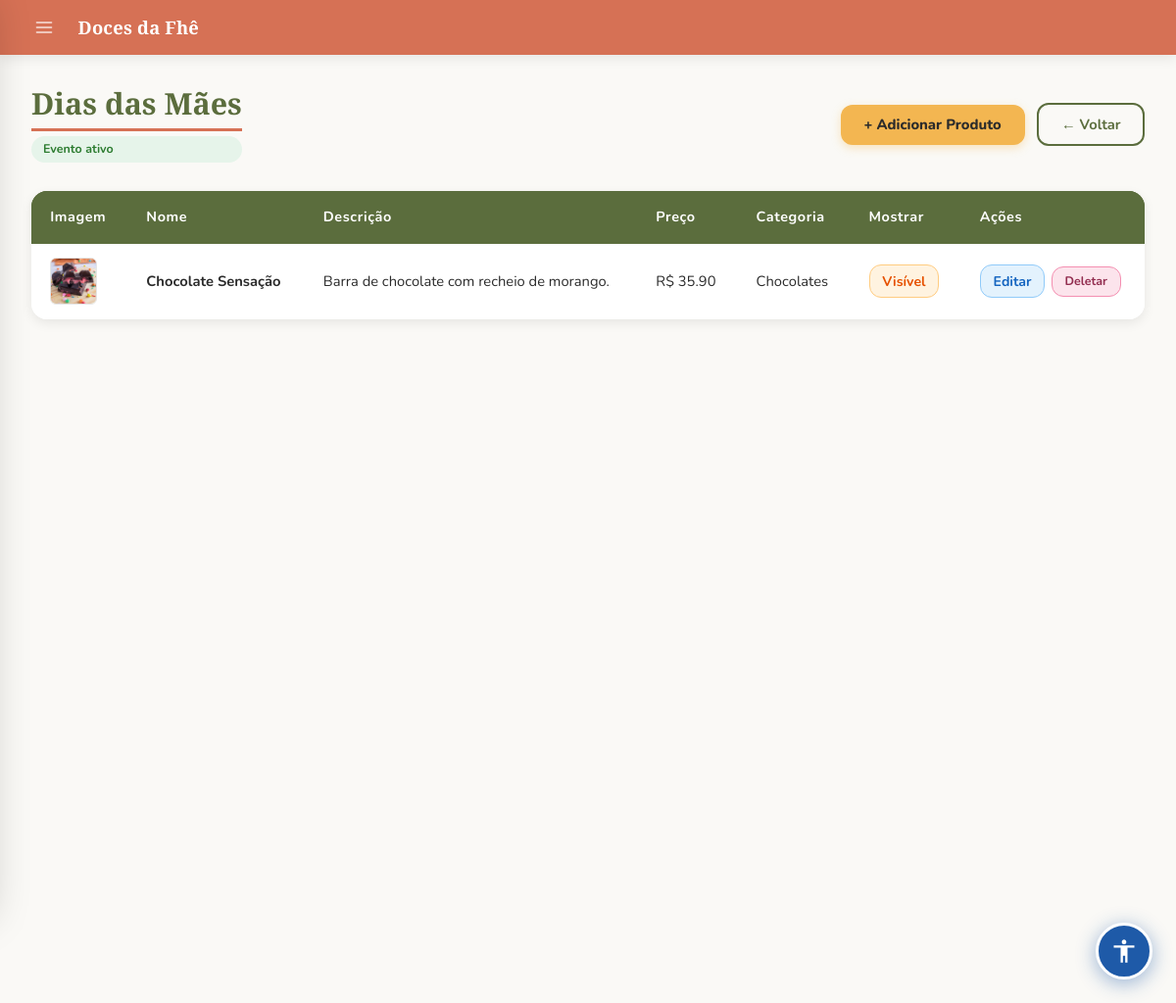
Page /special/eventos/2/produtos (signed in) on the earlier database version.
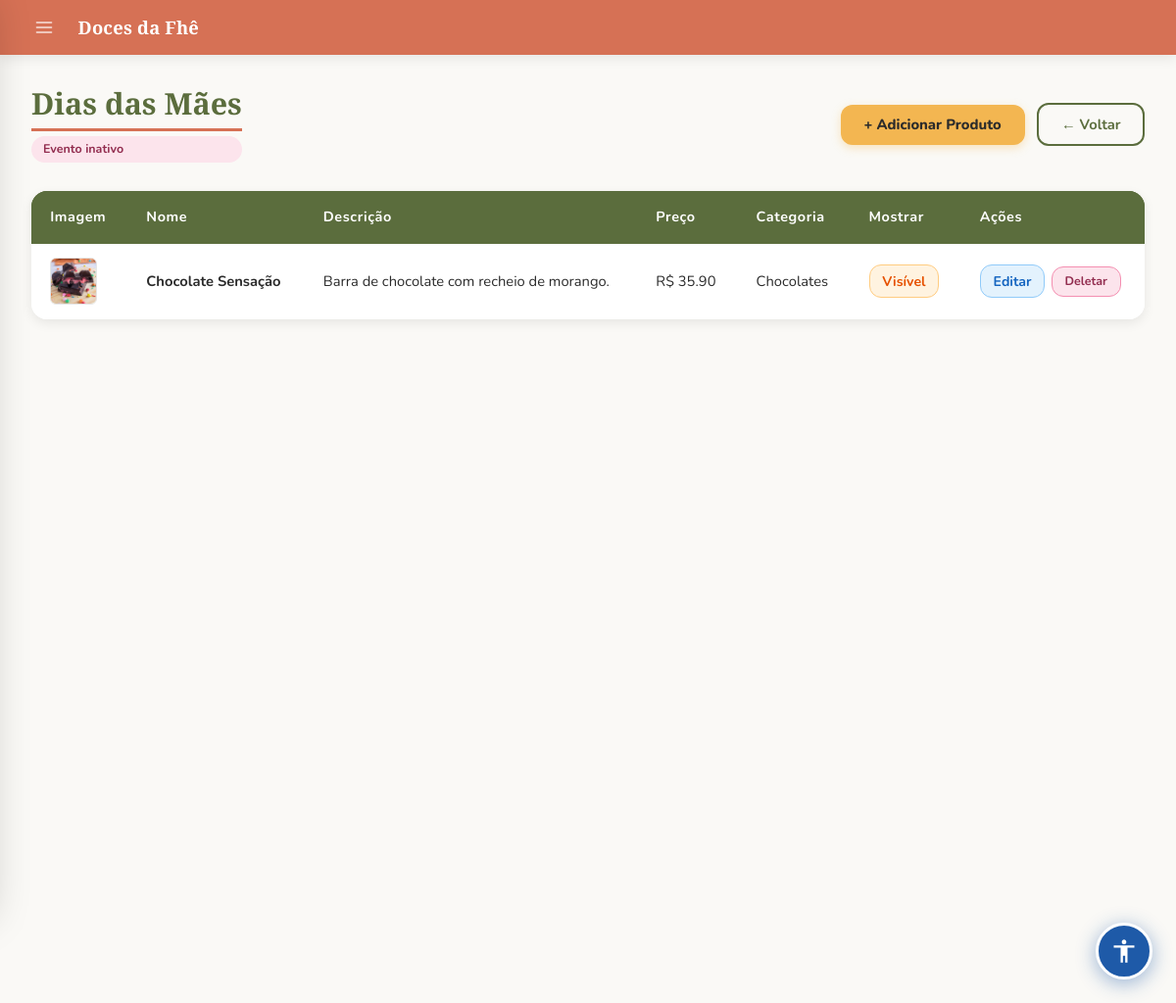
Same page on the later database version.
### models.py (models this page shows, shortened)
class EventoEspecial(db.Model):
    __tablename__ = "eventos_especiais"
    id          = db.Column(db.Integer, primary_key=True)
    nome        = db.Column(db.String(100), nullable=False, unique=True)
    descricao   = db.Column(db.String(300), nullable=True)
    ativo       = db.Column(db.Boolean, default=True)
    data_inicio = db.Column(db.DateTime, nullable=True)  # None = sem restrição de início
    data_fim    = db.Column(db.DateTime, nullable=True)  # None = sem restrição de fim
    created_at  = db.Column(db.DateTime, default=datetime.utcnow)
    produtos = db.relationship('ProdutoEspecial', backref='evento', lazy=True, cascade='all, delete-orphan')

### app.py (the view)
@app.route('/special/eventos/<int:evento_id>/produtos')
@login_required
@admin_required
def listar_produtos_especiais(evento_id):
    evento   = EventoEspecial.query.get_or_404(evento_id)
    produtos = ProdutoEspecial.query.filter_by(evento_id=evento_id).all()
    return render_template('special/produtos_especiais.html', evento=evento, produtos=produtos)

### app.py (called while the page is built)
def admin_required(f):
    @wraps(f)
    def decorated_function(*args, **kwargs):
        if not current_user.is_authenticated or not current_user.is_admin:
            flash("Acesso negado. São necessárias permissões de administrador.", "error")
            return redirect(url_for('dashboard'))
        return f(*args, **kwargs)
    return decorated_function

@login_manager.user_loader
def load_user(user_id):
    return User.query.get(int(user_id))

@app.context_processor
def inject_globals():
    if current_user.is_authenticated:
        total_itens = db.session.query(
            db.func.sum(CarrinhoItem.quantidade)
        ).filter_by(user_id=current_user.id).scalar() or 0
    else:
        total_itens = 0
    site_config = SiteConfig.query.first()
    return dict(carrinho_total=total_itens, site_config=site_config)

### templates/special/produtos_especiais.html (shortened to what this page needs)
{% extends "admin/base.html" %}
{% block styles %}
<link rel="stylesheet" href="{{ url_for('static', filename='admin.css') }}">
{% endblock %}
{% block content %}
<div class="evento-header">
  <div class="evento-titulo">
    <h2>{{ evento.nome }}</h2>
    <span class="{{ 'badge-ativo' if evento.ativo else 'badge-inativo' }}">
      {{ 'Evento ativo' if evento.ativo else 'Evento inativo' }}
    </span>
  </div>
  <div class="evento-acoes">
    <a href="{{ url_for('criar_produto_especial', evento_id=evento.id) }}" class="btn-primary">+ Adicionar Produto</a>
    <a href="{{ url_for('listar_eventos') }}" class="btn-secondary">← Voltar</a>
  </div>
</div>
{% if produtos %}
<table>
  <thead>
    <tr>
      <th>Imagem</th>
      <th>Nome</th>
      <th>Descrição</th>
      <th>Preço</th>
      <th>Categoria</th>
      <th>Mostrar</th>
      <th>Ações</th>
    </tr>
  </thead>
  <tbody>
    {% for p in produtos %}
    <tr>
      <td>
        {% if p.image_url %}
          <img src="{{ url_for('static', filename=p.image_url) }}" alt="{{ p.name }}">
        {% else %}
          🍰
        {% endif %}
      </td>
      <td><strong>{{ p.name }}</strong></td>
      <td>{{ p.description[:60] }}{% if p.description|length > 60 %}...{% endif %}</td>
      <td>R$ {{ "%.2f"|format(p.price) }}</td>
      <td>{{ p.category | capitalize }}</td>
      <td>
        <a href="{{ url_for('toggle_mostrar', id=p.id) }}" class="btn-acao btn-toggle">
          {{ 'Visível' if p.mostrar else 'Oculto' }}
        </a>
      </td>
      <td>
        <div class="acoes-wrap">
          <a href="{{ url_for('editar_produto_especial', id=p.id) }}" class="btn-acao btn-editar">Editar</a>
          <form method="POST" action="{{ url_for('deletar_produto_especial', id=p.id) }}" style="display:inline;" onsubmit="return confirm('Deletar {{ p.name }}?')">
            <button type="submit" class="btn-acao btn-deletar">Deletar</button>
          </form>
        </div>
      </td>
    </tr>
    {% endfor %}
  </tbody>
</table>
{% else %}
  <p style="margin: 1rem 2rem; color: var(--text-mid);">
    Nenhum produto cadastrado neste evento ainda.
  </p>
{% endif %}
{% endblock %}

Differences in the rows shown:
changed EventoEspecial "Dias das Mães": ativo "Evento ativo" → "Evento inativo"
